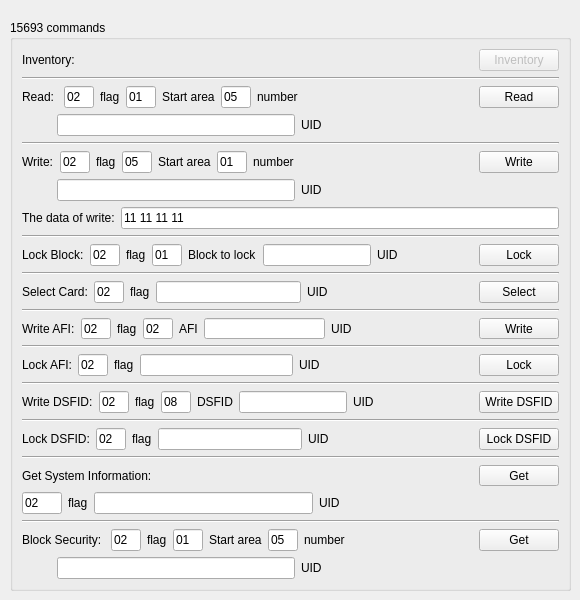
        <widget class="QWidget" name="tab_4">
         <attribute name="title">
          <string>15693</string>
         </attribute>
         <widget class="QGroupBox" name="groupBox_7">
          <property name="geometry">
           <rect>
            <x>10</x>
            <y>20</y>
            <width>561</width>
            <height>571</height>
           </rect>
          </property>
          <property name="title">
           <string>15693 commands</string>
          </property>
          <layout class="QGridLayout" name="gridLayout_19">
           <item row="17" column="0">
            <layout class="QHBoxLayout" name="horizontalLayout_60">
             <item>
              <widget class="QLabel" name="label_65">
               <property name="text">
                <string>Lock AFI:</string>
               </property>
              </widget>
             </item>
             <item>
              <widget class="QLineEdit" name="afilockFlag">
               <property name="maximumSize">
                <size>
                 <width>30</width>
                 <height>16777215</height>
                </size>
               </property>
               <property name="text">
                <string>02</string>
               </property>
              </widget>
             </item>
             <item>
              <widget class="QLabel" name="label_86">
               <property name="text">
                <string>flag</string>
               </property>
              </widget>
             </item>
             <item>
              <widget class="QLineEdit" name="afilockUID"/>
             </item>
             <item>
              <widget class="QLabel" name="label_67">
               <property name="text">
                <string>UID</string>
               </property>
              </widget>
             </item>
             <item>
              <spacer name="horizontalSpacer_55">
               <property name="orientation">
                <enum>Qt::Horizontal</enum>
               </property>
               <property name="sizeHint" stdset="0">
                <size>
                 <width>40</width>
                 <height>20</height>
                </size>
               </property>
              </spacer>
             </item>
             <item>
              <widget class="QPushButton" name="afiLock">
               <property name="text">
                <string>Lock</string>
               </property>
              </widget>
             </item>
            </layout>
           </item>
           <item row="15" column="0">
            <layout class="QHBoxLayout" name="horizontalLayout_59">
             <item>
              <widget class="QLabel" name="label_62">
               <property name="text">
                <string>Write AFI:</string>
               </property>
              </widget>
             </item>
             <item>
              <widget class="QLineEdit" name="afiwriteFlag">
               <property name="maximumSize">
                <size>
                 <width>30</width>
                 <height>16777215</height>
                </size>
               </property>
               <property name="text">
                <string>02</string>
               </property>
              </widget>
             </item>
             <item>
              <widget class="QLabel" name="label_66">
               <property name="text">
                <string>flag</string>
               </property>
              </widget>
             </item>
             <item>
              <widget class="QLineEdit" name="writeAFI">
               <property name="maximumSize">
                <size>
                 <width>30</width>
                 <height>16777215</height>
                </size>
               </property>
               <property name="text">
                <string>02</string>
               </property>
              </widget>
             </item>
             <item>
              <widget class="QLabel" name="label_63">
               <property name="text">
                <string>AFI</string>
               </property>
              </widget>
             </item>
             <item>
              <widget class="QLineEdit" name="afiwriteUID"/>
             </item>
             <item>
              <widget class="QLabel" name="label_64">
               <property name="text">
                <string>UID</string>
               </property>
              </widget>
             </item>
             <item>
              <spacer name="horizontalSpacer_54">
               <property name="orientation">
                <enum>Qt::Horizontal</enum>
               </property>
               <property name="sizeHint" stdset="0">
                <size>
                 <width>40</width>
                 <height>20</height>
                </size>
               </property>
              </spacer>
             </item>
             <item>
              <widget class="QPushButton" name="afiWrite">
               <property name="text">
                <string>Write</string>
               </property>
              </widget>
             </item>
            </layout>
           </item>
           <item row="0" column="0">
            <layout class="QHBoxLayout" name="horizontalLayout_49">
             <item>
              <widget class="QLabel" name="label_41">
               <property name="text">
                <string>Inventory:</string>
               </property>
              </widget>
             </item>
             <item>
              <spacer name="horizontalSpacer_44">
               <property name="orientation">
                <enum>Qt::Horizontal</enum>
               </property>
               <property name="sizeHint" stdset="0">
                <size>
                 <width>40</width>
                 <height>20</height>
                </size>
               </property>
              </spacer>
             </item>
             <item>
              <widget class="QPushButton" name="isoInventory">
               <property name="enabled">
                <bool>false</bool>
               </property>
               <property name="text">
                <string>Inventory</string>
               </property>
              </widget>
             </item>
            </layout>
           </item>
           <item row="1" column="0">
            <widget class="Line" name="line_7">
             <property name="orientation">
              <enum>Qt::Horizontal</enum>
             </property>
            </widget>
           </item>
           <item row="2" column="0">
            <layout class="QHBoxLayout" name="horizontalLayout_50">
             <item>
              <widget class="QLabel" name="label_42">
               <property name="text">
                <string>Read: </string>
               </property>
              </widget>
             </item>
             <item>
              <widget class="QLineEdit" name="isoreadFlag">
               <property name="maximumSize">
                <size>
                 <width>30</width>
                 <height>16777215</height>
                </size>
               </property>
               <property name="text">
                <string>02</string>
               </property>
              </widget>
             </item>
             <item>
              <widget class="QLabel" name="label_43">
               <property name="text">
                <string>flag</string>
               </property>
              </widget>
             </item>
             <item>
              <widget class="QLineEdit" name="isoreadStart">
               <property name="maximumSize">
                <size>
                 <width>30</width>
                 <height>16777215</height>
                </size>
               </property>
               <property name="text">
                <string>01</string>
               </property>
              </widget>
             </item>
             <item>
              <widget class="QLabel" name="label_44">
               <property name="text">
                <string>Start area</string>
               </property>
              </widget>
             </item>
             <item>
              <widget class="QLineEdit" name="isoreadNum">
               <property name="maximumSize">
                <size>
                 <width>30</width>
                 <height>16777215</height>
                </size>
               </property>
               <property name="text">
                <string>05</string>
               </property>
              </widget>
             </item>
             <item>
              <widget class="QLabel" name="label_45">
               <property name="text">
                <string>number</string>
               </property>
              </widget>
             </item>
             <item>
              <spacer name="horizontalSpacer_45">
               <property name="orientation">
                <enum>Qt::Horizontal</enum>
               </property>
               <property name="sizeHint" stdset="0">
                <size>
                 <width>40</width>
                 <height>20</height>
                </size>
               </property>
              </spacer>
             </item>
             <item>
              <widget class="QPushButton" name="isoRead">
               <property name="text">
                <string>Read</string>
               </property>
              </widget>
             </item>
            </layout>
           </item>
           <item row="4" column="0">
            <widget class="Line" name="line_8">
             <property name="orientation">
              <enum>Qt::Horizontal</enum>
             </property>
            </widget>
           </item>
           <item row="3" column="0">
            <layout class="QHBoxLayout" name="horizontalLayout_55">
             <item>
              <spacer name="horizontalSpacer_49">
               <property name="orientation">
                <enum>Qt::Horizontal</enum>
               </property>
               <property name="sizeType">
                <enum>QSizePolicy::Fixed</enum>
               </property>
               <property name="sizeHint" stdset="0">
                <size>
                 <width>35</width>
                 <height>20</height>
                </size>
               </property>
              </spacer>
             </item>
             <item>
              <widget class="QLineEdit" name="isoreadUID"/>
             </item>
             <item>
              <widget class="QLabel" name="label_54">
               <property name="text">
                <string>UID</string>
               </property>
              </widget>
             </item>
             <item>
              <spacer name="horizontalSpacer_48">
               <property name="orientation">
                <enum>Qt::Horizontal</enum>
               </property>
               <property name="sizeHint" stdset="0">
                <size>
                 <width>40</width>
                 <height>20</height>
                </size>
               </property>
              </spacer>
             </item>
            </layout>
           </item>
           <item row="6" column="0">
            <layout class="QHBoxLayout" name="horizontalLayout_56">
             <item>
              <spacer name="horizontalSpacer_50">
               <property name="orientation">
                <enum>Qt::Horizontal</enum>
               </property>
               <property name="sizeType">
                <enum>QSizePolicy::Fixed</enum>
               </property>
               <property name="sizeHint" stdset="0">
                <size>
                 <width>35</width>
                 <height>20</height>
                </size>
               </property>
              </spacer>
             </item>
             <item>
              <widget class="QLineEdit" name="isowriteUID"/>
             </item>
             <item>
              <widget class="QLabel" name="label_55">
               <property name="text">
                <string>UID</string>
               </property>
              </widget>
             </item>
             <item>
              <spacer name="horizontalSpacer_51">
               <property name="orientation">
                <enum>Qt::Horizontal</enum>
               </property>
               <property name="sizeHint" stdset="0">
                <size>
                 <width>40</width>
                 <height>20</height>
                </size>
               </property>
              </spacer>
             </item>
            </layout>
           </item>
           <item row="13" column="0">
            <layout class="QHBoxLayout" name="horizontalLayout_58">
             <item>
              <widget class="QLabel" name="label_60">
               <property name="text">
                <string>Select Card:</string>
               </property>
              </widget>
             </item>
             <item>
              <widget class="QLineEdit" name="cardselFlag">
               <property name="maximumSize">
                <size>
                 <width>30</width>
                 <height>16777215</height>
                </size>
               </property>
               <property name="text">
                <string>02</string>
               </property>
              </widget>
             </item>
             <item>
              <widget class="QLabel" name="label_61">
               <property name="text">
                <string>flag</string>
               </property>
              </widget>
             </item>
             <item>
              <widget class="QLineEdit" name="cardselUID"/>
             </item>
             <item>
              <widget class="QLabel" name="label_58">
               <property name="text">
                <string>UID</string>
               </property>
              </widget>
             </item>
             <item>
              <spacer name="horizontalSpacer_53">
               <property name="orientation">
                <enum>Qt::Horizontal</enum>
               </property>
               <property name="sizeHint" stdset="0">
                <size>
                 <width>40</width>
                 <height>20</height>
                </size>
               </property>
              </spacer>
             </item>
             <item>
              <widget class="QPushButton" name="cardSelect">
               <property name="text">
                <string>Select</string>
               </property>
              </widget>
             </item>
            </layout>
           </item>
           <item row="21" column="0">
            <layout class="QHBoxLayout" name="horizontalLayout_65">
             <item>
              <widget class="QLabel" name="label_80">
               <property name="text">
                <string>Lock DSFID:</string>
               </property>
              </widget>
             </item>
             <item>
              <widget class="QLineEdit" name="dsfidlockFlag">
               <property name="maximumSize">
                <size>
                 <width>30</width>
                 <height>16777215</height>
                </size>
               </property>
               <property name="text">
                <string>02</string>
               </property>
              </widget>
             </item>
             <item>
              <widget class="QLabel" name="label_88">
               <property name="text">
                <string>flag</string>
               </property>
              </widget>
             </item>
             <item>
              <widget class="QLineEdit" name="lockdsfidUID"/>
             </item>
             <item>
              <widget class="QLabel" name="label_82">
               <property name="text">
                <string>UID</string>
               </property>
              </widget>
             </item>
             <item>
              <spacer name="horizontalSpacer_60">
               <property name="orientation">
                <enum>Qt::Horizontal</enum>
               </property>
               <property name="sizeHint" stdset="0">
                <size>
                 <width>40</width>
                 <height>20</height>
                </size>
               </property>
              </spacer>
             </item>
             <item>
              <widget class="QPushButton" name="dsfidLock">
               <property name="text">
                <string>Lock DSFID</string>
               </property>
              </widget>
             </item>
            </layout>
           </item>
           <item row="19" column="0">
            <layout class="QHBoxLayout" name="horizontalLayout_66">
             <item>
              <widget class="QLabel" name="label_83">
               <property name="text">
                <string>Write DSFID:</string>
               </property>
              </widget>
             </item>
             <item>
              <widget class="QLineEdit" name="dsfidwriteFlag">
               <property name="maximumSize">
                <size>
                 <width>30</width>
                 <height>16777215</height>
                </size>
               </property>
               <property name="text">
                <string>02</string>
               </property>
              </widget>
             </item>
             <item>
              <widget class="QLabel" name="label_87">
               <property name="text">
                <string>flag</string>
               </property>
              </widget>
             </item>
             <item>
              <widget class="QLineEdit" name="writeDSFID">
               <property name="maximumSize">
                <size>
                 <width>30</width>
                 <height>16777215</height>
                </size>
               </property>
               <property name="text">
                <string>08</string>
               </property>
              </widget>
             </item>
             <item>
              <widget class="QLabel" name="label_84">
               <property name="text">
                <string>DSFID</string>
               </property>
              </widget>
             </item>
             <item>
              <widget class="QLineEdit" name="dsfidwriteUID"/>
             </item>
             <item>
              <widget class="QLabel" name="label_85">
               <property name="text">
                <string>UID</string>
               </property>
              </widget>
             </item>
             <item>
              <spacer name="horizontalSpacer_61">
               <property name="orientation">
                <enum>Qt::Horizontal</enum>
               </property>
               <property name="sizeHint" stdset="0">
                <size>
                 <width>40</width>
                 <height>20</height>
                </size>
               </property>
              </spacer>
             </item>
             <item>
              <widget class="QPushButton" name="dsfidWrite">
               <property name="enabled">
                <bool>true</bool>
               </property>
               <property name="text">
                <string>Write DSFID</string>
               </property>
              </widget>
             </item>
            </layout>
           </item>
           <item row="26" column="0">
            <layout class="QHBoxLayout" name="horizontalLayout_82">
             <item>
              <widget class="QLabel" name="label_124">
               <property name="text">
                <string>Block Security: </string>
               </property>
              </widget>
             </item>
             <item>
              <widget class="QLineEdit" name="blksecFlag">
               <property name="maximumSize">
                <size>
                 <width>30</width>
                 <height>16777215</height>
                </size>
               </property>
               <property name="text">
                <string>02</string>
               </property>
              </widget>
             </item>
             <item>
              <widget class="QLabel" name="label_125">
               <property name="text">
                <string>flag</string>
               </property>
              </widget>
             </item>
             <item>
              <widget class="QLineEdit" name="blksecStart">
               <property name="maximumSize">
                <size>
                 <width>30</width>
                 <height>16777215</height>
                </size>
               </property>
               <property name="text">
                <string>01</string>
               </property>
              </widget>
             </item>
             <item>
              <widget class="QLabel" name="label_126">
               <property name="text">
                <string>Start area</string>
               </property>
              </widget>
             </item>
             <item>
              <widget class="QLineEdit" name="blksecNum">
               <property name="maximumSize">
                <size>
                 <width>30</width>
                 <height>16777215</height>
                </size>
               </property>
               <property name="text">
                <string>05</string>
               </property>
              </widget>
             </item>
             <item>
              <widget class="QLabel" name="label_127">
               <property name="text">
                <string>number</string>
               </property>
              </widget>
             </item>
             <item>
              <spacer name="horizontalSpacer_80">
               <property name="orientation">
                <enum>Qt::Horizontal</enum>
               </property>
               <property name="sizeHint" stdset="0">
                <size>
                 <width>40</width>
                 <height>20</height>
                </size>
               </property>
              </spacer>
             </item>
             <item>
              <widget class="QPushButton" name="blksecGet">
               <property name="enabled">
                <bool>true</bool>
               </property>
               <property name="text">
                <string>Get</string>
               </property>
              </widget>
             </item>
            </layout>
           </item>
           <item row="5" column="0">
            <layout class="QHBoxLayout" name="horizontalLayout_51">
             <item>
              <widget class="QLabel" name="label_46">
               <property name="text">
                <string>Write:</string>
               </property>
              </widget>
             </item>
             <item>
              <widget class="QLineEdit" name="isowriteFlag">
               <property name="maximumSize">
                <size>
                 <width>30</width>
                 <height>16777215</height>
                </size>
               </property>
               <property name="text">
                <string>02</string>
               </property>
              </widget>
             </item>
             <item>
              <widget class="QLabel" name="label_47">
               <property name="text">
                <string>flag</string>
               </property>
              </widget>
             </item>
             <item>
              <widget class="QLineEdit" name="isowriteStart">
               <property name="maximumSize">
                <size>
                 <width>30</width>
                 <height>16777215</height>
                </size>
               </property>
               <property name="text">
                <string>05</string>
               </property>
              </widget>
             </item>
             <item>
              <widget class="QLabel" name="label_48">
               <property name="text">
                <string>Start area</string>
               </property>
              </widget>
             </item>
             <item>
              <widget class="QLineEdit" name="isowriteNum">
               <property name="maximumSize">
                <size>
                 <width>30</width>
                 <height>16777215</height>
                </size>
               </property>
               <property name="text">
                <string>01</string>
               </property>
              </widget>
             </item>
             <item>
              <widget class="QLabel" name="label_49">
               <property name="text">
                <string>number</string>
               </property>
              </widget>
             </item>
             <item>
              <spacer name="horizontalSpacer_46">
               <property name="orientation">
                <enum>Qt::Horizontal</enum>
               </property>
               <property name="sizeHint" stdset="0">
                <size>
                 <width>40</width>
                 <height>20</height>
                </size>
               </property>
              </spacer>
             </item>
             <item>
              <widget class="QPushButton" name="isoWrite">
               <property name="text">
                <string>Write</string>
               </property>
              </widget>
             </item>
            </layout>
           </item>
           <item row="8" column="0">
            <layout class="QHBoxLayout" name="horizontalLayout_52">
             <item>
              <widget class="QLabel" name="label_50">
               <property name="text">
                <string>The data of write:</string>
               </property>
              </widget>
             </item>
             <item>
              <widget class="QLineEdit" name="isowriteData">
               <property name="text">
                <string>11 11 11 11</string>
               </property>
              </widget>
             </item>
            </layout>
           </item>
           <item row="9" column="0">
            <widget class="Line" name="line_9">
             <property name="orientation">
              <enum>Qt::Horizontal</enum>
             </property>
            </widget>
           </item>
           <item row="23" column="0">
            <layout class="QHBoxLayout" name="horizontalLayout_53">
             <item>
              <widget class="QLabel" name="label_51">
               <property name="text">
                <string>Get System Information:</string>
               </property>
              </widget>
             </item>
             <item>
              <spacer name="horizontalSpacer_47">
               <property name="orientation">
                <enum>Qt::Horizontal</enum>
               </property>
               <property name="sizeHint" stdset="0">
                <size>
                 <width>40</width>
                 <height>20</height>
                </size>
               </property>
              </spacer>
             </item>
             <item>
              <widget class="QPushButton" name="isoGet">
               <property name="enabled">
                <bool>true</bool>
               </property>
               <property name="text">
                <string>Get</string>
               </property>
              </widget>
             </item>
            </layout>
           </item>
           <item row="24" column="0">
            <layout class="QHBoxLayout" name="horizontalLayout_54">
             <item>
              <widget class="QLineEdit" name="isogetFlag">
               <property name="maximumSize">
                <size>
                 <width>40</width>
                 <height>16777215</height>
                </size>
               </property>
               <property name="text">
                <string>02</string>
               </property>
              </widget>
             </item>
             <item>
              <widget class="QLabel" name="label_52">
               <property name="text">
                <string>flag</string>
               </property>
              </widget>
             </item>
             <item>
              <widget class="QLineEdit" name="isogetUID"/>
             </item>
             <item>
              <widget class="QLabel" name="label_53">
               <property name="text">
                <string>UID</string>
               </property>
              </widget>
             </item>
             <item>
              <spacer name="horizontalSpacer_62">
               <property name="orientation">
                <enum>Qt::Horizontal</enum>
               </property>
               <property name="sizeHint" stdset="0">
                <size>
                 <width>40</width>
                 <height>20</height>
                </size>
               </property>
              </spacer>
             </item>
            </layout>
           </item>
           <item row="14" column="0">
            <widget class="Line" name="line_10">
             <property name="orientation">
              <enum>Qt::Horizontal</enum>
             </property>
            </widget>
           </item>
           <item row="11" column="0">
            <layout class="QHBoxLayout" name="horizontalLayout_57">
             <item>
              <widget class="QLabel" name="label_56">
               <property name="text">
                <string>Lock Block:</string>
               </property>
              </widget>
             </item>
             <item>
              <widget class="QLineEdit" name="blklockFlag">
               <property name="maximumSize">
                <size>
                 <width>30</width>
                 <height>16777215</height>
                </size>
               </property>
               <property name="text">
                <string>02</string>
               </property>
              </widget>
             </item>
             <item>
              <widget class="QLabel" name="label_57">
               <property name="text">
                <string>flag</string>
               </property>
              </widget>
             </item>
             <item>
              <widget class="QLineEdit" name="lockBlock">
               <property name="maximumSize">
                <size>
                 <width>30</width>
                 <height>16777215</height>
                </size>
               </property>
               <property name="text">
                <string>01</string>
               </property>
              </widget>
             </item>
             <item>
              <widget class="QLabel" name="label_59">
               <property name="text">
                <string>Block to lock</string>
               </property>
              </widget>
             </item>
             <item>
              <widget class="QLineEdit" name="blklockUID"/>
             </item>
             <item>
              <widget class="QLabel" name="label_68">
               <property name="text">
                <string>UID</string>
               </property>
              </widget>
             </item>
             <item>
              <spacer name="horizontalSpacer_52">
               <property name="orientation">
                <enum>Qt::Horizontal</enum>
               </property>
               <property name="sizeHint" stdset="0">
                <size>
                 <width>40</width>
                 <height>20</height>
                </size>
               </property>
              </spacer>
             </item>
             <item>
              <widget class="QPushButton" name="blockLock">
               <property name="text">
                <string>Lock</string>
               </property>
              </widget>
             </item>
            </layout>
           </item>
           <item row="16" column="0">
            <widget class="Line" name="line_12">
             <property name="orientation">
              <enum>Qt::Horizontal</enum>
             </property>
            </widget>
           </item>
           <item row="22" column="0">
            <widget class="Line" name="line_14">
             <property name="orientation">
              <enum>Qt::Horizontal</enum>
             </property>
            </widget>
           </item>
           <item row="12" column="0">
            <widget class="Line" name="line_11">
             <property name="orientation">
              <enum>Qt::Horizontal</enum>
             </property>
            </widget>
           </item>
           <item row="18" column="0">
            <widget class="Line" name="line_13">
             <property name="orientation">
              <enum>Qt::Horizontal</enum>
             </property>
            </widget>
           </item>
           <item row="20" column="0">
            <widget class="Line" name="line_15">
             <property name="orientation">
              <enum>Qt::Horizontal</enum>
             </property>
            </widget>
           </item>
           <item row="27" column="0">
            <layout class="QHBoxLayout" name="horizontalLayout_81">
             <item>
              <spacer name="horizontalSpacer_78">
               <property name="orientation">
                <enum>Qt::Horizontal</enum>
               </property>
               <property name="sizeType">
                <enum>QSizePolicy::Fixed</enum>
               </property>
               <property name="sizeHint" stdset="0">
                <size>
                 <width>35</width>
                 <height>20</height>
                </size>
               </property>
              </spacer>
             </item>
             <item>
              <widget class="QLineEdit" name="blksecUID"/>
             </item>
             <item>
              <widget class="QLabel" name="label_123">
               <property name="text">
                <string>UID</string>
               </property>
              </widget>
             </item>
             <item>
              <spacer name="horizontalSpacer_79">
               <property name="orientation">
                <enum>Qt::Horizontal</enum>
               </property>
               <property name="sizeHint" stdset="0">
                <size>
                 <width>40</width>
                 <height>20</height>
                </size>
               </property>
              </spacer>
             </item>
            </layout>
           </item>
           <item row="25" column="0">
            <widget class="Line" name="line_25">
             <property name="orientation">
              <enum>Qt::Horizontal</enum>
             </property>
            </widget>
           </item>
          </layout>
         </widget>
        </widget>
